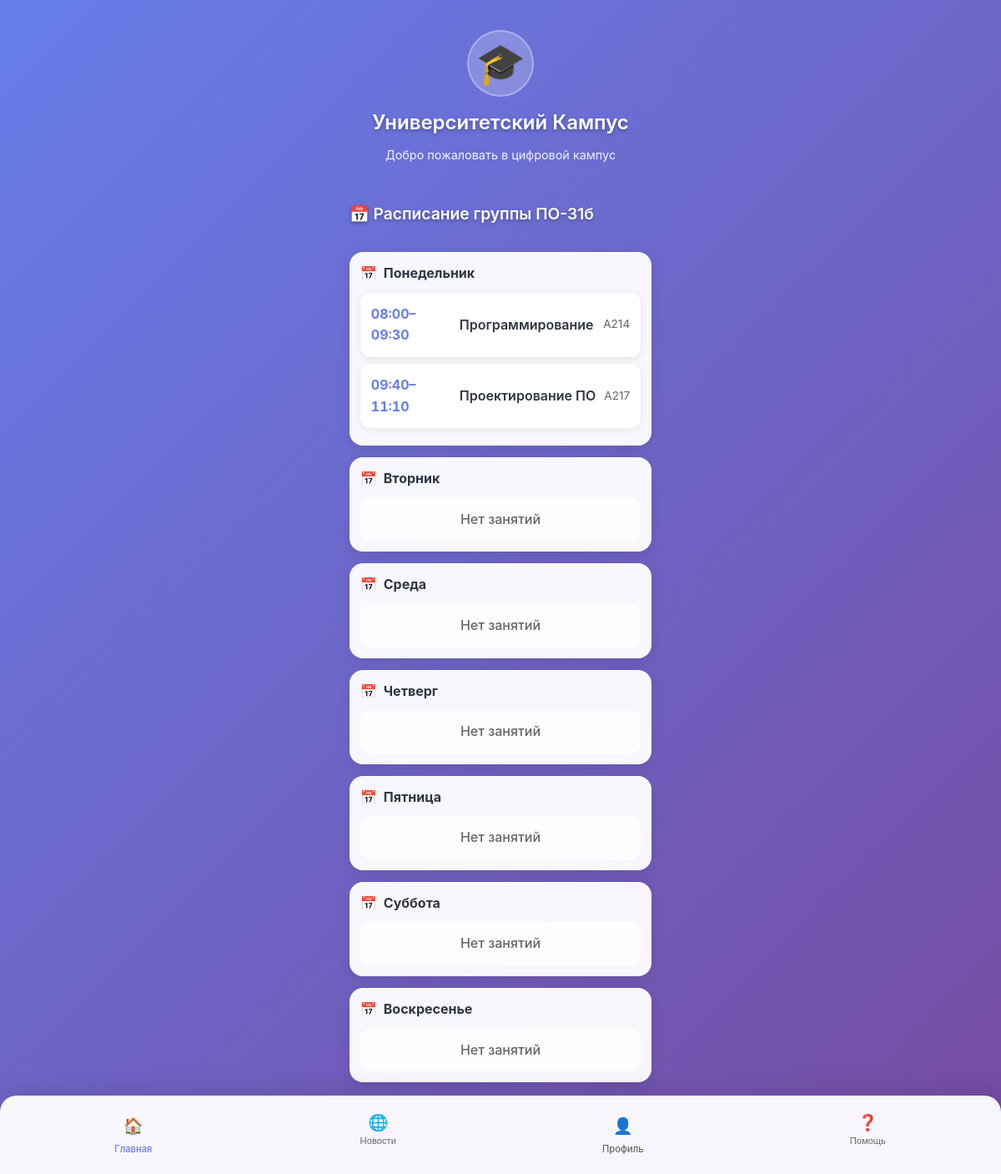
The app's page /schedule/, older data.
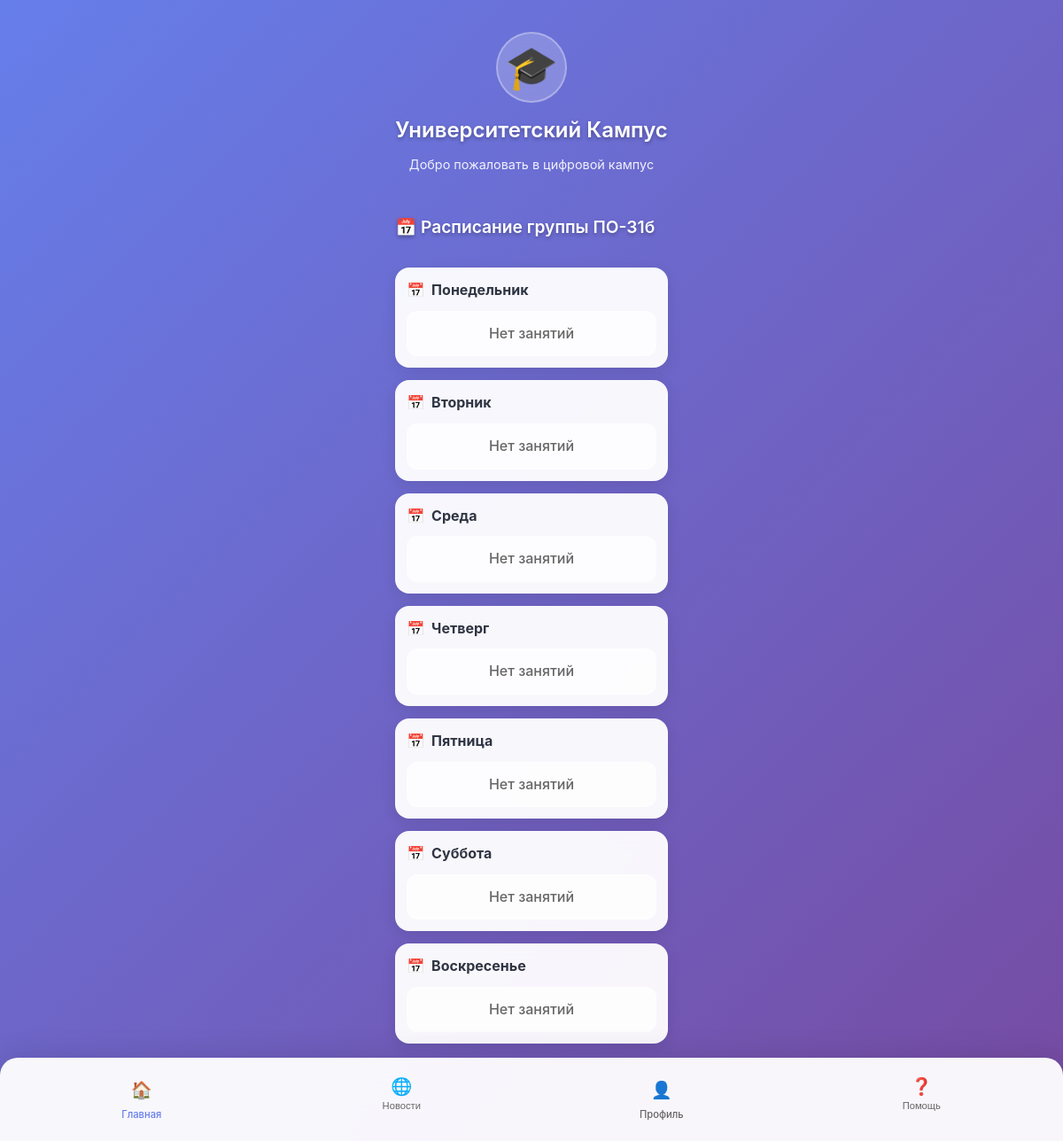
The same page, newer data.
### main/models.py (models this page shows, shortened)
class ScheduleSlot(models.Model):
    WEEKDAY = [
        (1, "Понедельник"),
        (2, "Вторник"),
        (3, "Среда"),
        (4, "Четверг"),
        (5, "Пятница"),
        (6, "Суббота"),
        (7, "Воскресенье"),
    ]
    PARITY = [
        ("all", "Каждую"),
        ("odd", "Нечётные"),
        ("even", "Чётные"),
    ]
    university = models.ForeignKey(
        University, on_delete=models.CASCADE, related_name="schedule_slots", verbose_name="Университет"
    )
    teaching = models.ForeignKey(
        Teaching, on_delete=models.CASCADE, related_name="schedule_slots", verbose_name="Курс (Teaching)"
    )
    groups = models.ManyToManyField(
        StudentGroup, related_name="schedule_slots", blank=True, verbose_name="Группы"
    )
    weekday = models.PositiveSmallIntegerField(choices=WEEKDAY, verbose_name="День недели")
    start_time = models.TimeField(verbose_name="Начало")
    end_time = models.TimeField(verbose_name="Конец")
    week_parity = models.CharField(
        max_length=5, choices=PARITY, default="all", verbose_name="Чётность недели"
    )
    start_date = models.DateField(verbose_name="Дата начала периода")
    end_date = models.DateField(verbose_name="Дата окончания периода")
    building = models.CharField(max_length=64, blank=True, verbose_name="Корпус")
    room = models.CharField(max_length=32, blank=True, verbose_name="Аудитория")
    note = models.CharField(max_length=128, blank=True, verbose_name="Примечание")
    created_at = models.DateTimeField(auto_now_add=True)
    updated_at = models.DateTimeField(auto_now=True)
    class Meta:
        ordering = ["weekday", "start_time"]
        indexes = [
            models.Index(fields=["university", "weekday", "start_time"]),
            models.Index(fields=["start_date", "end_date"]),
        ]
    def applies_on_date(self, date_obj, term_start=None):
        if not (self.start_date <= date_obj <= self.end_date):
            return False
        if self.weekday != date_obj.isoweekday():
            return False
    def effective_for_date(self, date_obj):
        if not self.applies_on_date(date_obj):
            return None

class Teaching(models.Model):
    teacher = models.ForeignKey(Teacher, on_delete=models.CASCADE, related_name='teachings')
    curriculum = models.ForeignKey(Curriculum, on_delete=models.CASCADE, related_name='teachings')
    group = models.ForeignKey(StudentGroup, on_delete=models.SET_NULL, null=True, blank=True, related_name='teachings')
    academic_year = models.CharField(max_length=9)  # учбеный год
    semester_in_year = models.PositiveSmallIntegerField(choices=[(1, "осенний"), (2, "весенний")])
    class Meta:
        unique_together = [("teacher", "curriculum", "group", "academic_year")]
        indexes = [models.Index(fields=["academic_year"])]

class Curriculum(models.Model):
    SEMESTER_CHOICES = [(i, f"{i}") for i in range(1, 13)]
    program = models.ForeignKey(Program, on_delete=models.CASCADE, related_name='curriculum') # название учебной программы
    discipline = models.ForeignKey(Discipline, on_delete=models.PROTECT, related_name='curriculum_items') #дисциплна
    semester = models.PositiveSmallIntegerField(choices=SEMESTER_CHOICES) #семестр, в котором изучается программа
    hours = models.PositiveSmallIntegerField(default=0) # количество часов
    control_form = models.CharField(
        max_length=32,
        choices=[("exam", "Экзамен"), ("test", "Зачет"), ("diff_test", "Дифф. зачет")],
        default="exam"
    ) # форма оценивания
    class Meta:
        unique_together = [("program", "discipline", "semester")]

class Discipline(models.Model):
    code = models.CharField(max_length=32, blank=True)
    title = models.CharField(max_length=256)
    ects = models.DecimalField(max_digits=4, decimal_places=1, null=True, blank=True)
    class Meta:
        unique_together = [("code", "title")]

### main/views/student.py (the view)
# urls.py: path('schedule/', views.student_schedule_view, name='student_schedule_view'),
def student_schedule_view(request):
    person = Person.objects.filter(pk=1).first()
    student = getattr(person, 'student', None)
    if not student:
        return HttpResponseForbidden("Доступно только студентам")
    group = student.student_group
    today = timezone.localdate()
    slots = (
        ScheduleSlot.objects
        .filter(university_id=student.university_id)
        .filter(Q(groups__id=group.id) | Q(teaching__group_id=group.id))
        .select_related(
            "teaching",
            "teaching__curriculum",
            "teaching__curriculum__discipline",
            "teaching__teacher",
            "teaching__teacher__person",
        )
        .prefetch_related("groups", "exceptions")
        .distinct()
        .order_by("weekday", "start_time")
    )
    week = {i: [] for i in range(1, 8)}
    for slot in slots:
        week[slot.weekday].append({
            "slot": slot,
            "today_effective": slot.effective_for_date(today),
        })
    context = {
        "group": group,
        "week": week,
        "today": today,
    }
    return render(request, "main/schedule/student_schedule.html", context)

### main/templatetags/weekdays.py (called while the page is built)
@register.filter
def weekday_name(value):
    return WEEKDAY_NAMES.get(value, "")

### main/templates/main/schedule/student_schedule.html
{% extends 'main/index.html' %}
{% load weekdays %}
{% load static %}
{% block extra_styles %}
    <link rel="stylesheet" href="{% static 'css/student_schedule.css' %}">
{% endblock %}
{% block content %}
    <section class="schedule-section">
        <h2 class="section-title">📅 Расписание группы {{ group.name }}</h2>
        {% for weekday, slots in week.items %}
            <div class="schedule-day">
                <h3 class="day-title">{{ weekday|weekday_name }}</h3>
                {% if slots %}
                    {% for s in slots %}
                        {% with slot=s.slot %}
                            <div class="schedule-card">
                                <div class="schedule-time">{{ slot.start_time | date:"H:i" }}–{{ slot.end_time | date:"H:i"}}</div>
                                <div class="schedule-subject">{{ slot.teaching.curriculum.discipline.title }}</div>
                                <div class="schedule-meta">
                                    {{ slot.building }} {{ slot.room }}
                                </div>
                            </div>
                        {% endwith %}
                    {% endfor %}
                {% else %}
                    <div class="schedule-empty">Нет занятий</div>
                {% endif %}
            </div>
        {% endfor %}
    </section>
{% endblock %}

Row changes from the older to the newer data that the page shows:
removed ScheduleSlot: slot.start_time "08:00", slot.end_time "09:30", slot.teaching.curriculum.discipline "Программирование", slot.room "А214"
removed ScheduleSlot: slot.start_time "09:40", slot.end_time "11:10", slot.teaching.curriculum.discipline "Проектирование ПО", slot.room "А217"
Text that changed along with them:
new list line: "Нет занятий"
